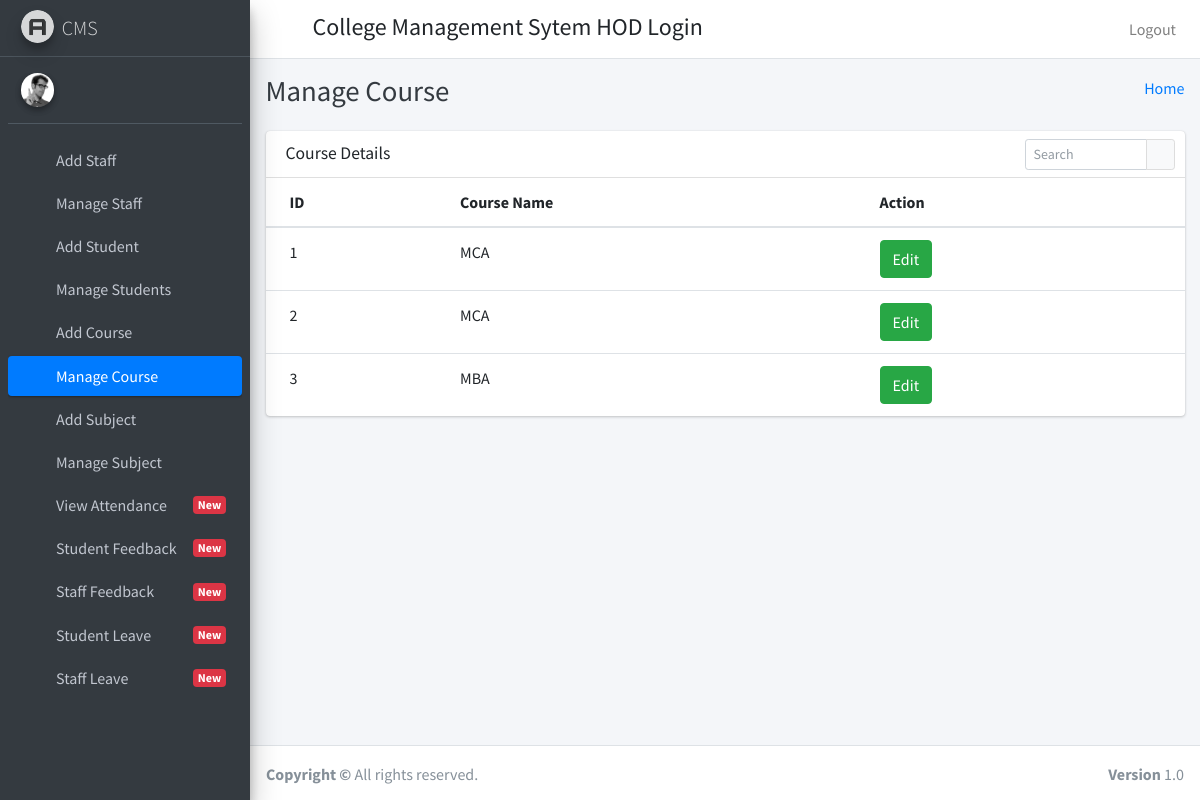
The page /manage_course on the database its author committed.
### student_management_app/models.py (models this page shows)
class Courses(models.Model):
    id=models.AutoField(primary_key=True)
    course_name=models.CharField(max_length=255)
    created_at=models.DateTimeField(auto_now_add=True)
    updated_at=models.DateTimeField(auto_now_add=True)
    objects=models.Manager()

### student_management_app/HodViews.py (the view)
# urls.py: path('manage_course', HodViews.manage_course,name="manage_course"),
def manage_course(request):
    courses=Courses.objects.all()
    return render(request,"hod_template/manage_course_template.html",{"courses":courses})

### student_management_app/templates/hod_template/manage_course_template.html
{% extends 'hod_template/base_template.html' %}
{% block page_title %}
Manage Course
{% endblock page_title %}
{% block main_content %}
    <section class="content">
      <div class="container-fluid">
           <div class="row">
          <div class="col-12">
            <div class="card">
              <div class="card-header">
                <h3 class="card-title">Course Details</h3>
                <div class="card-tools">
                  <div class="input-group input-group-sm" style="width: 150px;">
                    <input type="text" name="table_search" class="form-control float-right" placeholder="Search">
                    <div class="input-group-append">
                      <button type="submit" class="btn btn-default"><i class="fas fa-search"></i></button>
                    </div>
                  </div>
                </div>
              </div>
              <div class="card-body table-responsive p-0">
                <table class="table table-hover text-nowrap">
                  <thead>
                    <tr>
                      <th>ID</th>
                      <th>Course Name</th>
                      <th>Action</th>
                    </tr>
                  </thead>
                  <tbody>
                  {% for course in courses %}
                    <tr>
                      <td>{{ course.id }}</td>
                      <td>{{ course.course_name }}</td>
                      <td><a href="/edit_course/{{ course.id }}" class="btn btn-success">Edit</a></td>
                    </tr>
                  {% endfor %}
                  </tbody>
                </table>
              </div>
            </div>
          </div>
        </div>
      </div>
    </section>
{% endblock main_content %}

### rows shown on the page
Courses: id "1", course_name "MCA"
Courses: id "2", course_name "MCA"
Courses: id "3", course_name "MBA"
